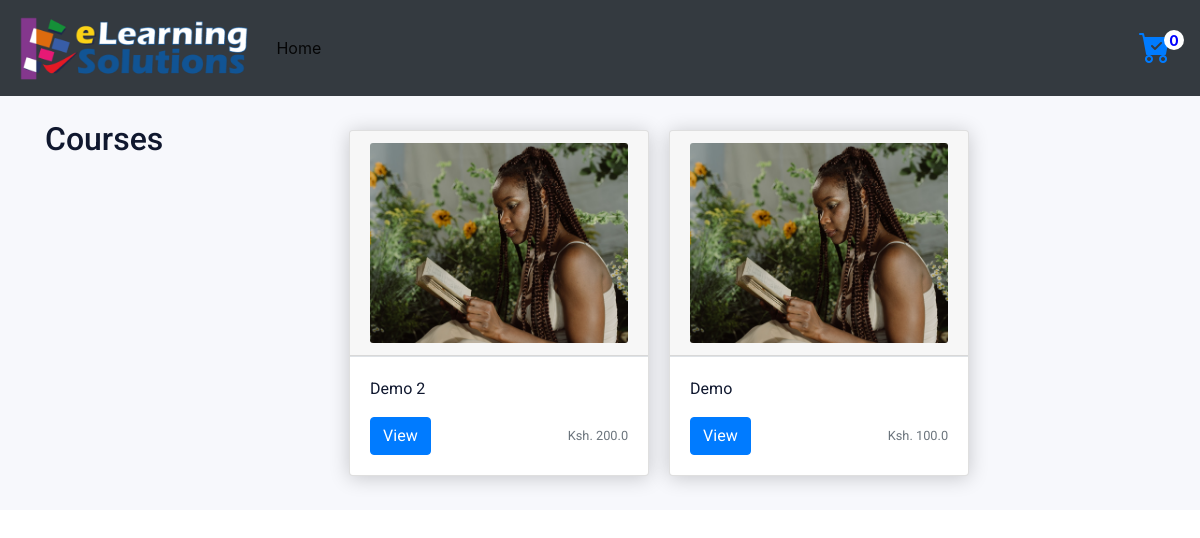
The page /shop on the database as committed earlier.
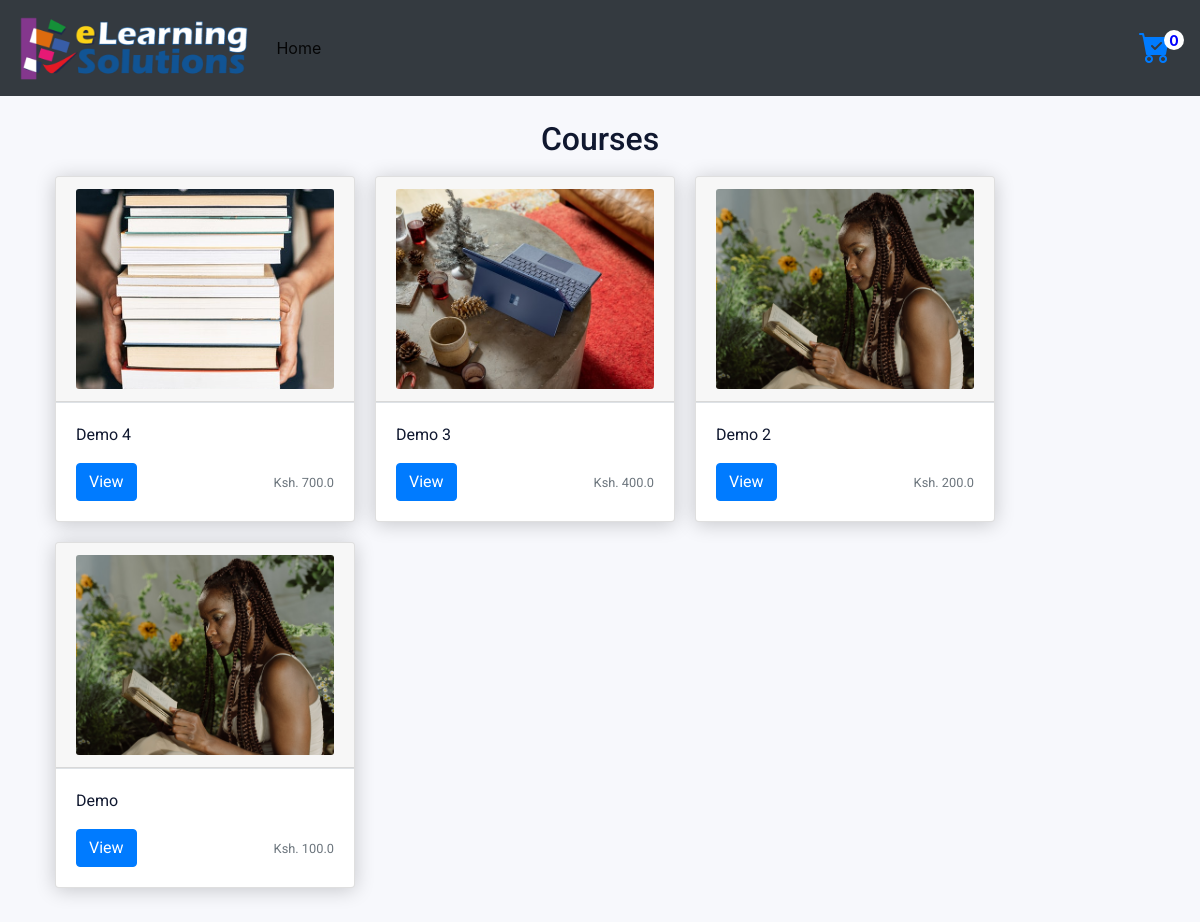
The same page on the database as committed later.
### shop/models.py (models this page shows, shortened)
class Course(models.Model):
    cover = models.ImageField(upload_to='images', blank=True, null=True)
    title = models.CharField(max_length=200, unique=True)
    slug = models.SlugField(max_length=200, unique=True, blank=True, null=True)
    updated_on = models.DateTimeField(auto_now=True)
    description = models.TextField()
    price = models.FloatField(blank=True, null=True)
    created_on = models.DateTimeField(auto_now_add=True, blank=True, null=True)
    class Meta:
        ordering = ['-created_on']

### shop/views.py (the view)
# urls.py: path('', views.CourseList.as_view(), name='home'),
class CourseList(generic.ListView):
    queryset = Course.objects.order_by('-created_on')
    template_name = 'shop/index.html'

### shop/templates/shop/index.html
{% extends "shop/base.html" %}
{% block content %}
    <div class="index-container">
    <div class="container m-4">
    <h2>Courses</h2>
    <div class="row mx-auto">
            {% for course in course_list %}
                  <div class="card">
                        <div class="card-header">
                          <img src="{{ course.cover.url}}" alt="{{ course.title }}" />
                        </div>
                        <div class="card-body border-top">
                          <p class="card-text">{{ course.title }}</p>
                          <div class="d-flex justify-content-between align-items-center">
                            <div class="btn-group">
                              <button class="btn btn-primary"><a class="text-white" style="text-decoration: none" href="{% url 'shop:course_detail' course.slug  %}">View</a></button>
                            </div>
                            <small class="text-muted">Ksh. {{course.price }}</small>
                          </div>
                        </div>
                  </div>
            {% endfor %}
    </div>
</div>
    </div>
{% endblock %}

Rows that differ between the two databases and show on the page:
added Course: cover (picture), title "Demo 4", price "700.0"
added Course: cover (picture), title "Demo 3", price "400.0"
